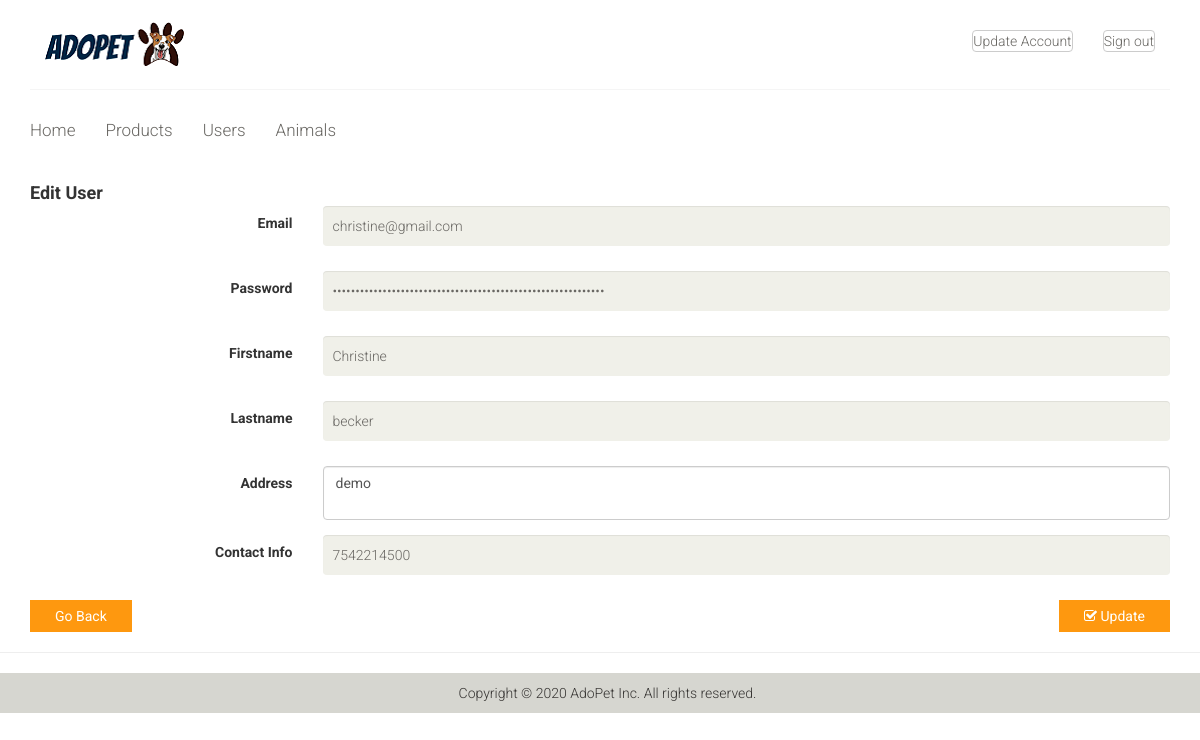
The app's page /admin/users_edit_modal.php?id=12 (signed in), older data.
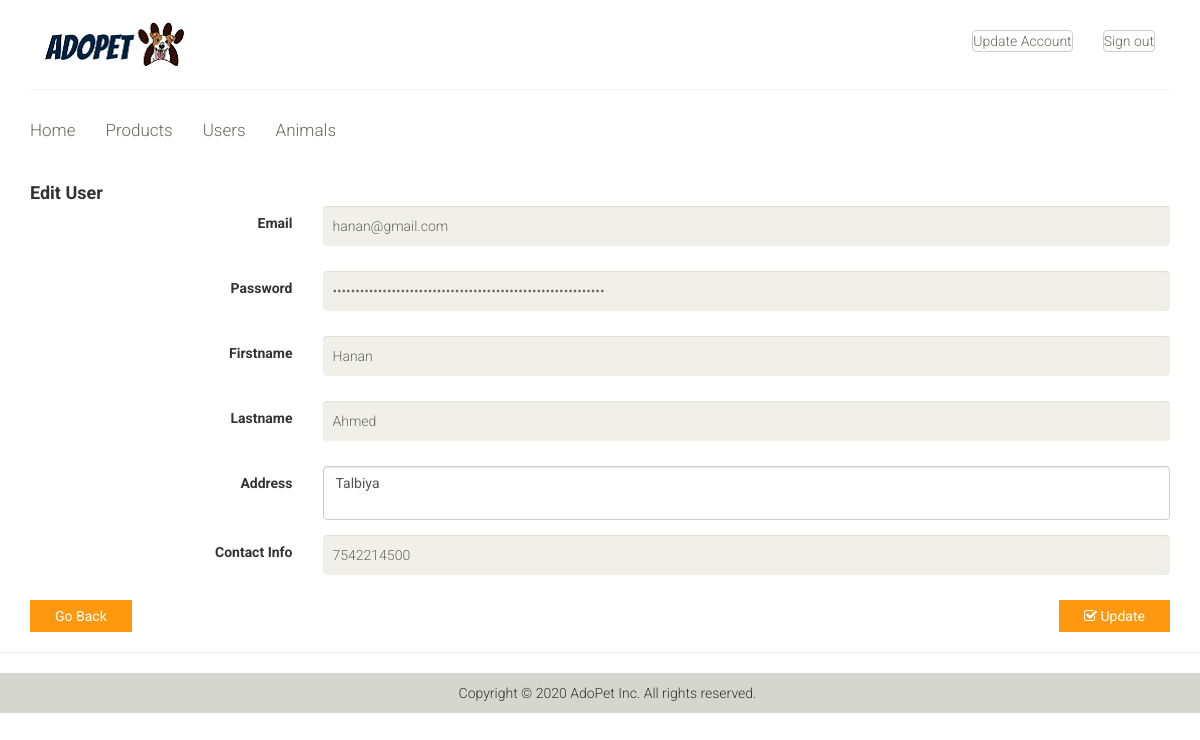
The same page, newer data.
### tables this page shows
CREATE TABLE IF NOT EXISTS `users` (
  `id` int(11) NOT NULL AUTO_INCREMENT,
  `email` varchar(200) NOT NULL,
  `password` varchar(60) NOT NULL,
  `type` int(1) NOT NULL DEFAULT '0',
  `firstname` varchar(50) NOT NULL,
  `lastname` varchar(50) NOT NULL,
  `address` text NOT NULL,
  `contact_info` varchar(100) NOT NULL,
  `photo` varchar(200) NOT NULL,
  `created_on` date NOT NULL,
  PRIMARY KEY (`id`)
);

### admin/users_edit_modal.php (the view, shortened to what this page needs)
<?php include 'includes/session.php'; ?>
<?php
$id = $_GET["id"];
$conn = $pdo->open();
$stmt = $conn->prepare("SELECT * FROM users WHERE id=:id");
			$stmt->execute(['id'=>$id]);
	    $user = $stmt->fetch();
      $email = $user['email'];
      $pass = $user['password'];
      $fname = $user['firstname'];
      $lname = $user['lastname'];
      $address = $user['address'];
      $info = $user['contact_info'];
?>
<?php include 'includes/header.php'; ?>
<body>
<div class="wrapper">
<?php include 'includes/navbar.php'; ?>
  <?php include 'includes/menubar.php'; ?>
		</div>
<div class="content-wrapper">
<div class="container">
<div class="signup-form" id="edit">
<h4 class="modal-title"><b>Edit User</b></h4>
<form class="form-horizontal" method="POST" action="users_edit.php">
                <div class="form-group">
                    <label for="edit_email" class="col-sm-3 control-label">Email</label>
                    <div class="col-sm-9">
                      <input type="email" class="form-control" id="edit_email" name="email" value="<?php echo $email;?>">
                    </div>
                </div>
                <div class="form-group">
                    <label for="edit_password" class="col-sm-3 control-label">Password</label>
                    <div class="col-sm-9">
                      <input type="password" class="form-control" id="edit_password" name="password" value="<?php echo $pass;?>">
                    </div>
                </div>
                <div class="form-group">
                    <label for="edit_firstname" class="col-sm-3 control-label">Firstname</label>
                    <div class="col-sm-9">
                      <input type="text" class="form-control" id="edit_firstname" name="firstname" value="<?php echo $fname;?>">
                    </div>
                </div>
                <div class="form-group">
                    <label for="edit_lastname" class="col-sm-3 control-label">Lastname</label>
                    <div class="col-sm-9">
                      <input type="text" class="form-control" id="edit_lastname" name="lastname" value="<?php echo $lname;?>">
                    </div>
                </div>
                <div class="form-group">
                    <label for="edit_address" class="col-sm-3 control-label">Address</label>
                    <div class="col-sm-9">
                      <textarea class="form-control" id="edit_address" name="address"><?php echo $address?></textarea>
                    </div>
                </div>
                <div class="form-group">
                    <label for="edit_contact" class="col-sm-3 control-label">Contact Info</label>
                    <div class="col-sm-9">
                      <input type="text" class="form-control" id="edit_contact" name="contact" value="<?php echo $info;?>">
                    </div>
                </div>
				<button  onclick="history.back()" type="button" class="btn btn-default btn-flat pull-left" ><i class="fa fa-close"></i>Go Back</button>
              <button type="submit" class="btn btn-success btn-flat pull-right" name="edit"><i class="fa fa-check-square-o"></i> Update</button>
            	</form>
</div>
</div>
</div>
              <hr>
<?php include 'includes/footer.php'; ?>
</body>
</html>

Row changes from the older to the newer data that the page shows:
changed users: email "christine@gmail.com" → "hanan@gmail.com"; firstname "Christine" → "Hanan"; lastname "becker" → "Ahmed"; address "demo" → "Talbiya"
